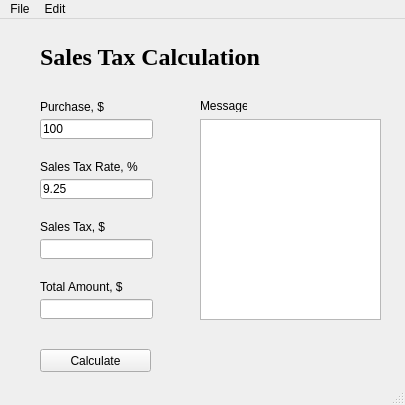
<?xml version="1.0" encoding="UTF-8"?>
<ui version="4.0">
 <class>MainWindow</class>
 <widget class="QMainWindow" name="MainWindow">
  <property name="geometry">
   <rect>
    <x>0</x>
    <y>0</y>
    <width>405</width>
    <height>405</height>
   </rect>
  </property>
  <property name="windowTitle">
   <string>MainWindow</string>
  </property>
  <widget class="QWidget" name="centralwidget">
   <widget class="QLineEdit" name="txtPurchase">
    <property name="geometry">
     <rect>
      <x>40</x>
      <y>100</y>
      <width>113</width>
      <height>20</height>
     </rect>
    </property>
    <property name="text">
     <string>100</string>
    </property>
   </widget>
   <widget class="QLineEdit" name="txtSalesTaxRate">
    <property name="geometry">
     <rect>
      <x>40</x>
      <y>160</y>
      <width>113</width>
      <height>20</height>
     </rect>
    </property>
    <property name="text">
     <string>9.25</string>
    </property>
   </widget>
   <widget class="QLabel" name="labelPuchase">
    <property name="geometry">
     <rect>
      <x>40</x>
      <y>80</y>
      <width>111</width>
      <height>16</height>
     </rect>
    </property>
    <property name="text">
     <string>Purchase, $</string>
    </property>
   </widget>
   <widget class="QLabel" name="labelSalesTaxRate">
    <property name="geometry">
     <rect>
      <x>40</x>
      <y>140</y>
      <width>111</width>
      <height>16</height>
     </rect>
    </property>
    <property name="text">
     <string>Sales Tax Rate, %</string>
    </property>
   </widget>
   <widget class="QLineEdit" name="txtSalesTax">
    <property name="geometry">
     <rect>
      <x>40</x>
      <y>220</y>
      <width>113</width>
      <height>20</height>
     </rect>
    </property>
   </widget>
   <widget class="QLabel" name="labelSalesTax">
    <property name="geometry">
     <rect>
      <x>40</x>
      <y>200</y>
      <width>111</width>
      <height>16</height>
     </rect>
    </property>
    <property name="text">
     <string>Sales Tax, $</string>
    </property>
   </widget>
   <widget class="QLineEdit" name="txtTotal">
    <property name="geometry">
     <rect>
      <x>40</x>
      <y>280</y>
      <width>113</width>
      <height>20</height>
     </rect>
    </property>
   </widget>
   <widget class="QLabel" name="labelTotalAmount">
    <property name="geometry">
     <rect>
      <x>40</x>
      <y>260</y>
      <width>111</width>
      <height>16</height>
     </rect>
    </property>
    <property name="text">
     <string>Total Amount, $</string>
    </property>
   </widget>
   <widget class="QLabel" name="labelTitle">
    <property name="geometry">
     <rect>
      <x>40</x>
      <y>30</y>
      <width>231</width>
      <height>16</height>
     </rect>
    </property>
    <property name="font">
     <font>
      <family>Times New Roman</family>
      <pointsize>18</pointsize>
      <weight>75</weight>
      <bold>true</bold>
     </font>
    </property>
    <property name="text">
     <string>Sales Tax Calculation</string>
    </property>
   </widget>
   <widget class="QPushButton" name="pB_Calculate">
    <property name="geometry">
     <rect>
      <x>40</x>
      <y>330</y>
      <width>111</width>
      <height>23</height>
     </rect>
    </property>
    <property name="text">
     <string>Calculate</string>
    </property>
   </widget>
   <widget class="QPlainTextEdit" name="pTE_Message">
    <property name="geometry">
     <rect>
      <x>200</x>
      <y>100</y>
      <width>181</width>
      <height>201</height>
     </rect>
    </property>
   </widget>
   <widget class="QLabel" name="labelMessage">
    <property name="geometry">
     <rect>
      <x>200</x>
      <y>80</y>
      <width>47</width>
      <height>13</height>
     </rect>
    </property>
    <property name="text">
     <string>Message</string>
    </property>
   </widget>
  </widget>
  <widget class="QMenuBar" name="menubar">
   <property name="geometry">
    <rect>
     <x>0</x>
     <y>0</y>
     <width>405</width>
     <height>21</height>
    </rect>
   </property>
   <widget class="QMenu" name="menuFile">
    <property name="title">
     <string>File</string>
    </property>
    <addaction name="actionQuit"/>
   </widget>
   <widget class="QMenu" name="menuEdit">
    <property name="title">
     <string>Edit</string>
    </property>
    <addaction name="actionCut"/>
    <addaction name="actionCopy"/>
    <addaction name="actionPaste"/>
   </widget>
   <addaction name="menuFile"/>
   <addaction name="menuEdit"/>
  </widget>
  <widget class="QStatusBar" name="statusbar"/>
  <action name="actionQuit">
   <property name="text">
    <string>Quit</string>
   </property>
  </action>
  <action name="actionCut">
   <property name="text">
    <string>Cut</string>
   </property>
  </action>
  <action name="actionCopy">
   <property name="text">
    <string>Copy</string>
   </property>
  </action>
  <action name="actionPaste">
   <property name="text">
    <string>Paste</string>
   </property>
  </action>
 </widget>
 <resources/>
 <connections/>
</ui>
